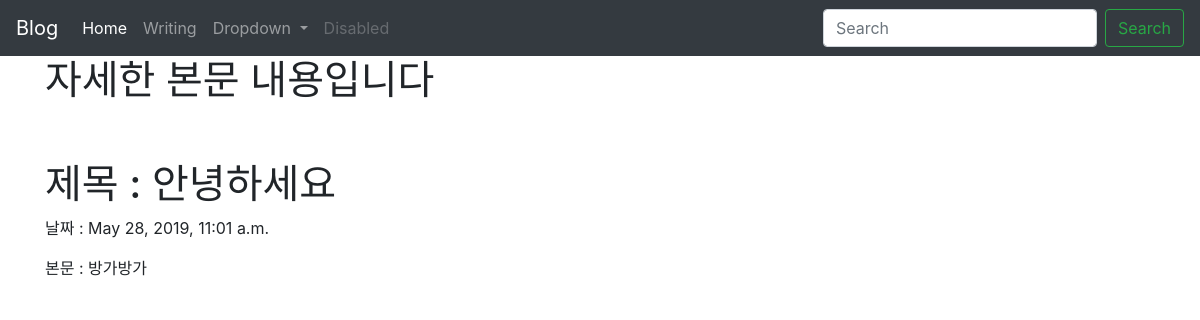
The page /blog/1 on the database its author committed.
### blog/models.py (models this page shows, shortened)
class Blog(models.Model):
    title = models.CharField(max_length=200)
    pub_date = models.DateTimeField('date published')
    body = models.TextField()

### blog/views.py (the view)
# urls.py: path('<int:blog_id>', views.detail, name="detail"),
def detail(request, blog_id):
    details = get_object_or_404(Blog, pk=blog_id)
    return render(request, 'detail.html', {'details':details})

### blog/templates/detail.html (shortened to what this page needs)
<head>
        <link rel="stylesheet" href="https://stackpath.bootstrapcdn.com/bootstrap/4.3.1/css/bootstrap.min.css">
    </head>
    <body>
            <nav class="navbar navbar-expand-lg navbar-dark bg-dark">
                    <a class="navbar-brand" href="#">Blog</a>
                    <div class="collapse navbar-collapse" id="navbarSupportedContent">
                      <ul class="navbar-nav mr-auto">
                        <li class="nav-item active">
                          <a class="nav-link" href="#">Home <span class="sr-only">(current)</span></a>
                        </li>
                        <li class="nav-item">
                          <a class="nav-link" href="#">Writing</a>
                        </li>
                        <li class="nav-item dropdown">
                          <a class="nav-link dropdown-toggle" href="#" id="navbarDropdown" role="button" data-toggle="dropdown" aria-haspopup="true" aria-expanded="false">
                            Dropdown
                          </a>
                        </li>
                        <li class="nav-item">
                          <a class="nav-link disabled" href="#" tabindex="-1" aria-disabled="true">Disabled</a>
                        </li>
                      </ul>
                      <form class="form-inline my-2 my-lg-0">
                        <input class="form-control mr-sm-2" type="search" placeholder="Search" aria-label="Search">
                        <button class="btn btn-outline-success my-2 my-sm-0" type="submit">Search</button>
                      </form>
                    </div>
                  </nav>
    <div class="container">
        <h1> 자세한 본문 내용입니다</h1>
        <br><br>
        <h1> 제목 : {{details.title}}</h1>
        <p> 날짜 : {{details.pub_date}}</p>
        <p> 본문 : {{details.body}}</p>
    </div>
</body>

### rows shown on the page
Blog: title "안녕하세요", pub_date "May 28, 2019, 11:01 a.m.", body "방가방가"
